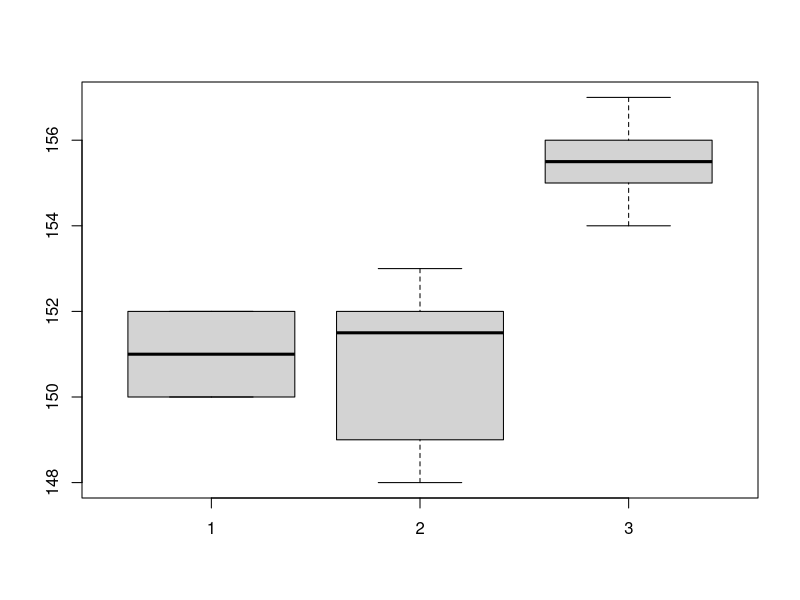

The R script that drew this image:
#################################
#                               #
#            ANOVA              #
#                             ` #
#################################

# We use ANOVA if we have to comparing mean of more than 2 samples
# To compare mean, we have to look at it's variance
# We look the variance of each sample whether it is massive different with other sample or not

# SST = SSbetween(treatment) + SSwithin(error) (SS = Sum of Square)
# Ratio = SSbetween(treatment) / SSwithin(error)
# MS = SS / df
# F = MSbetween(treatment) / MSwithin(error)

# Example: check thw following data if variance of the data is different from each other
# H0 = variance is not different, machine1 = machine2 = machine3
machine1 <- c(150, 151, 152, 152, 151, 150)
machine2 <- c(153, 152, 148, 151, 149, 152)
machine3 <- c(156, 154, 155, 156, 157, 155)

machines.volume <- c(machine1, machine2, machine3)

constants <- rep(c("machine1", "machine2", "machine3"),
                 times=c(length(machine1), length(machine2), length(machine3)))

constructed.data <- data.frame(machines.volume, constants)

anovaResult <- aov(data = constructed.data, formula = machines.volume ~ constants)
summaryOfAnova <- summary(anovaResult)

# RESULT summaryOfAnova
#              Df   Sum Sq            Mean Sq      F value   Pr(>F)    
# constants    2    (between) 84.11   42.06        22.27     3.24e-05 ***
# Residuals    15   (within) 28.33    1.89 

# Since F > P value, then we reject H0, so there is different in variance of data

#We can make sure the result by looking at the boxplot
boxplot(machine1, machine2, machine3)

#Other way we can make sure the result using Tueky Honest Significance Difference
TukeyHSD(x = anovaResult)

                    #diff     lwr       upr       p adj
#machine2-machine1 -0.1666667 -2.227739 1.894405 0.9760110
#machine3-machine1  4.5000000  2.438928 6.561072 0.0001241
#machine3-machine2  4.6666667  2.605595 6.727739 0.0000846

# We see p value of machine3-machine1 and machine3-machine2 is low.
# So we can conslude that machine 3 is having different variance

